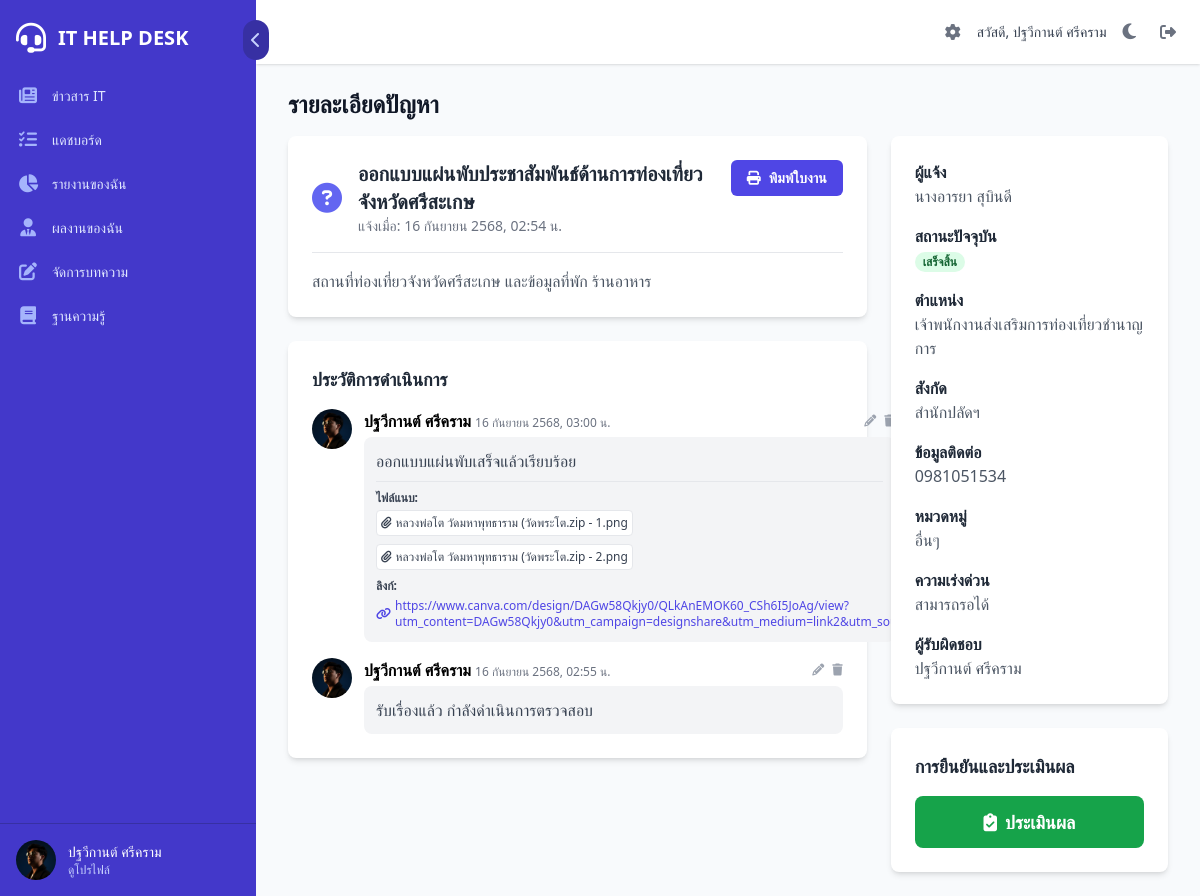
/issue_view.php?id=9 (signed in), run on the app's committed database.
### tables this page shows
CREATE TABLE `users` (
  `id` int(11) NOT NULL,
  `fullname` varchar(255) NOT NULL,
  `position` varchar(255) DEFAULT NULL,
  `department` varchar(255) DEFAULT NULL,
  `division` varchar(255) DEFAULT NULL,
  `phone` varchar(50) DEFAULT NULL,
  `line_id` varchar(100) DEFAULT NULL,
  `email` varchar(255) NOT NULL,
  `password` varchar(255) NOT NULL,
  `image_url` varchar(255) DEFAULT 'assets/images/user.png',
  `role` enum('user','it','admin') NOT NULL DEFAULT 'user',
  `created_at` timestamp NOT NULL DEFAULT current_timestamp()
);

CREATE TABLE `issues` (
  `id` int(11) NOT NULL,
  `user_id` int(11) DEFAULT NULL,
  `reporter_name` varchar(255) NOT NULL,
  `reporter_contact` varchar(255) NOT NULL,
  `reporter_position` varchar(255) DEFAULT NULL,
  `reporter_department` varchar(255) DEFAULT NULL,
  `division` varchar(255) DEFAULT NULL,
  `category` varchar(100) NOT NULL,
  `title` varchar(255) NOT NULL,
  `description` text NOT NULL,
  `urgency` enum('ด่วนมาก','ปกติ','สามารถรอได้') NOT NULL,
  `status` enum('pending','in_progress','done','cannot_resolve','awaiting_parts') NOT NULL DEFAULT 'pending',
  `assigned_to` int(11) DEFAULT NULL,
  `created_at` timestamp NOT NULL DEFAULT current_timestamp(),
  `updated_at` timestamp NOT NULL DEFAULT current_timestamp() ON UPDATE current_timestamp(),
  `completed_at` timestamp NULL DEFAULT NULL,
  `satisfaction_rating` int(1) DEFAULT NULL COMMENT 'คะแนนความพึงพอใจ 1-5',
  `signature_image` varchar(255) DEFAULT NULL COMMENT 'เส้นทางไฟล์รูปภาพลายเซ็น'
);

CREATE TABLE `comments` (
  `id` int(11) NOT NULL,
  `issue_id` int(11) NOT NULL,
  `user_id` int(11) NOT NULL,
  `comment_text` text NOT NULL,
  `attachment_link` varchar(255) DEFAULT NULL,
  `created_at` timestamp NOT NULL DEFAULT current_timestamp()
);

CREATE TABLE `comment_files` (
  `id` int(11) NOT NULL,
  `comment_id` int(11) NOT NULL,
  `file_name` varchar(255) NOT NULL,
  `file_path` varchar(255) NOT NULL
);

### issue_view.php (the view, shortened to what the rows shown need)
<?php
require_once 'includes/functions.php';
require_once 'includes/header.php';
$issue_id = isset($_GET['id']) ? (int)$_GET['id'] : 0;
$stmt = $conn->prepare("
    SELECT i.*, u.division as reporter_user_division
    FROM issues i
    LEFT JOIN users u ON i.user_id = u.id
    WHERE i.id = ?
");
$stmt->bind_param("i", $issue_id);
$stmt->execute();
$result = $stmt->get_result();
$issue = $result->fetch_assoc();
$is_admin = isset($_SESSION['role']) && $_SESSION['role'] === 'admin';
$comments = getIssueComments($issue_id, $conn);
$status_text_map = [
    'pending' => 'รอตรวจสอบ',
    'in_progress' => 'กำลังดำเนินการ',
    'done' => 'เสร็จสิ้น',
    'cannot_resolve' => 'ไม่สามารถดำเนินการเองได้',
    'awaiting_parts' => 'รอสั่งซื้ออุปกรณ์'
];
$status_color_map = [
    'pending' => 'bg-yellow-100 text-yellow-800',
    'in_progress' => 'bg-blue-100 text-blue-800',
    'done' => 'bg-green-100 text-green-800',
    'cannot_resolve' => 'bg-red-100 text-red-800',
    'awaiting_parts' => 'bg-purple-100 text-purple-800'
];
?>
<div class="grid grid-cols-1 lg:grid-cols-3 gap-6" x-data="{ selectedStatus: '<?php echo $issue['status']; ?>', isEditingReporter: false, editingCommentId: null, deleteCommentId: null, deleteCommentText: '', isEvaluationModalOpen: false, ai: { loading: false, suggestion: '', error: '' } }">
    <div class="lg:col-span-2 space-y-6">
        <div class="bg-white rounded-lg shadow-md p-6">
             <div class="flex justify-between items-start">
                <div class="flex items-center gap-4">
                    <div>
                        <h2 class="text-xl font-bold text-gray-800"><?php echo htmlspecialchars($issue['title']); ?></h2>
                        <p class="text-sm text-gray-500">แจ้งเมื่อ: <?php echo formatDate($issue['created_at']); ?></p>
                    </div>
                </div>
                <?php if (in_array($_SESSION['role'], ['it', 'admin'])): ?>
                <a href="work_order.php?id=<?php echo $issue['id']; ?>" target="_blank" class="flex-shrink-0 ml-4 px-4 py-2 bg-indigo-600 text-white text-sm font-semibold rounded-md hover:bg-indigo-700">
                </a>
                <?php endif; ?>
            </div>
            <p class="mt-4 text-gray-600 border-t pt-4"><?php echo nl2br(htmlspecialchars($issue['description'])); ?></p>
        </div>
        <div class="bg-white rounded-lg shadow-md p-6">
            <div class="space-y-4">
                <?php if (!empty($comments)): ?>
                    <?php foreach ($comments as $comment): ?>
                    <div class="flex items-start space-x-3">
                        <div class="flex-shrink-0">
                             <img class="h-10 w-10 rounded-full object-cover" src="<?php echo htmlspecialchars(get_user_avatar($comment['image_url'])); ?>" alt="Profile image of <?php echo htmlspecialchars($comment['fullname']); ?>">
                        </div>
                        <div class="w-full">
                            <div class="flex justify-between items-center">
                                <p><strong><?php echo htmlspecialchars($comment['fullname']); ?></strong>
                                   <span class="text-xs text-gray-500"><?php echo formatDate($comment['created_at']); ?></span>
                                </p>
                                <?php if ($is_admin || (isset($_SESSION['user_id']) && $_SESSION['user_id'] == $comment['user_id'])): ?>
                                <div class="flex items-center space-x-2 text-xs">
                                    <button @click="editingCommentId = <?php echo $comment['id']; ?>" class="text-gray-400 hover:text-indigo-600"><i class="fa-solid fa-pencil"></i></button>
                                    <button @click="deleteCommentId = <?php echo $comment['id']; ?>; deleteCommentText = '<?php echo htmlspecialchars(addslashes(substr($comment['comment_text'], 0, 50) . '...')); ?>';" class="text-gray-400 hover:text-red-600"><i class="fa-solid fa-trash"></i></button>
                                </div>
                                <?php endif; ?>
                            </div>
                            <div x-show="editingCommentId !== <?php echo $comment['id']; ?>" class="text-gray-700 bg-gray-100 p-3 rounded-lg mt-1">
                                <p><?php echo nl2br(htmlspecialchars($comment['comment_text'])); ?></p>
                                <?php if (!empty($comment['files']) || !empty($comment['attachment_link'])): ?>
                                <div class="mt-2 pt-2 border-t border-gray-200 space-y-2">
                                    <?php if (!empty($comment['files'])): ?>
                                    <div>
                                        <p class="text-xs font-semibold mb-1">ไฟล์แนบ:</p>
                                        <div class="flex flex-wrap gap-2">
                                            <?php foreach($comment['files'] as $file): ?>
                                            <a href="<?php echo htmlspecialchars($file['file_path']); ?>" target="_blank" class="text-xs flex items-center bg-white p-1 rounded border hover:bg-gray-50">
                                                <i class="fa-solid fa-paperclip mr-1"></i> <?php echo htmlspecialchars($file['file_name']); ?>
                                            </a>
                                            <?php endforeach; ?>
                                        </div>
                                    </div>
                                    <?php endif; ?>
                                    <?php if (!empty($comment['attachment_link'])): ?>
                                    <div>
                                        <p class="text-xs font-semibold mb-1">ลิงก์:</p>
                                        <a href="<?php echo htmlspecialchars($comment['attachment_link']); ?>" target="_blank" class="text-xs text-indigo-600 hover:underline flex items-center">
                                            <i class="fa-solid fa-link mr-1"></i><?php echo htmlspecialchars($comment['attachment_link']); ?>
                                        </a>
                                    </div>
                                    <?php endif; ?>
                                </div>
                                <?php endif; ?>
                            </div>
                        </div>
                    </div>
                    <?php endforeach; ?>
                <?php else: ?>
                    <p class="text-gray-500">ยังไม่มีการดำเนินการ</p>
                <?php endif; ?>
            </div>
        </div>
    </div>
    <div class="lg:sticky top-24 space-y-6 self-start">
        <div class="bg-white rounded-lg shadow-md p-6">
             <div x-show="!isEditingReporter" class="space-y-4">
                <div>
                    <div class="flex justify-between items-center">
                        <h3 class="font-semibold text-gray-800">ผู้แจ้ง</h3>
                    </div>
                    <p class="text-gray-600"><?php echo htmlspecialchars($issue['reporter_name']); ?></p>
                </div>
                 <div><h3 class="font-semibold text-gray-800">สถานะปัจจุบัน</h3><span class="mt-1 inline-block px-2 text-xs leading-5 font-semibold rounded-full <?php echo $status_color_map[$issue['status']] ?? ''; ?>"><?php echo $status_text_map[$issue['status']] ?? htmlspecialchars($issue['status']); ?></span></div>
                <?php if ($issue['reporter_position']): ?><div><h3 class="font-semibold text-gray-800">ตำแหน่ง</h3><p class="text-gray-600"><?php echo htmlspecialchars($issue['reporter_position']); ?></p></div><?php endif; ?>
                <?php if ($issue['reporter_department']): ?><div><h3 class="font-semibold text-gray-800">สังกัด</h3><p class="text-gray-600"><?php echo htmlspecialchars($issue['reporter_department']); ?></p></div><?php endif; ?>
                <?php if ($issue['reporter_contact']): ?><div><h3 class="font-semibold text-gray-800">ข้อมูลติดต่อ</h3><p class="text-gray-600"><?php echo htmlspecialchars($issue['reporter_contact']); ?></p></div><?php endif; ?>
                <div><h3 class="font-semibold text-gray-800">หมวดหมู่</h3><p class="text-gray-600"><?php echo htmlspecialchars($issue['category']); ?></p></div>
                <div><h3 class="font-semibold text-gray-800">ความเร่งด่วน</h3><p class="text-gray-600"><?php echo htmlspecialchars($issue['urgency']); ?></p></div>
                <div><h3 class="font-semibold text-gray-800">ผู้รับผิดชอบ</h3><p class="text-gray-600"><?php echo getUserNameById($issue['assigned_to'], $conn); ?></p></div>
            </div>
        </div>
    </div>
</div>

### includes/sidebar_content.php (shortened to what the rows shown need)
<div class="flex-shrink-0 flex border-t border-indigo-800 p-4" :class="isSidebarCollapsed ? 'justify-center' : ''">
    <a href="profile.php" class="flex-shrink-0 w-full group block">
        <div class="flex items-center" :class="isSidebarCollapsed ? 'justify-center' : ''">
            <div>
                <img class="inline-block h-10 w-10 rounded-full object-cover"
                     src="<?php echo htmlspecialchars(get_user_avatar($user_data['image_url'] ?? null)); ?>" alt="User Avatar">
            </div>
        </div>
    </a>
</div>

### data on the page
users: image_url (picture)
issues: title "ออกแบบแผ่นพับประชาสัมพันธ์ด้านการท่องเที่ยวจังหวัดศรีสะเกษ", created_at "16 กันยายน 2568, 02:54 น.", description "สถานที่ท่องเที่ยวจังหวัดศรีสะเกษ และข้อมูลที่พัก ร้านอาหาร", reporter_name "นางอารยา สุบินดี", status "เสร็จสิ้น", reporter_position "เจ้าพนักงานส่งเสริมการท่องเที่ยวชำนาญการ", reporter_department "สำนักปลัดฯ", reporter_contact "0981051534", category "อื่นๆ", urgency "สามารถรอได้", assigned_to.fullname "ปฐวีกานต์ ศรีคราม"
comments: user.image_url (picture), user.fullname "ปฐวีกานต์ ศรีคราม", created_at "16 กันยายน 2568, 03:00 น.", comment_text "ออกแบบแผ่นพับเสร็จแล้วเรียบร้อย", attachment_link "https://www.canva.com/design/DAGw58Qkjy0/QLkAnEMOK60_CSh6I5JoAg/view?utm_content=DAGw58Qkjy0&utm_campaign=designshare&utm_medium=link2&utm_source=uniquelinks&utlId=h7e87e4fb9f"
comment_files: file_name "หลวงพ่อโต วัดมหาพุทธาราม (วัดพระโต.zip - 1.png"
comment_files: file_name "หลวงพ่อโต วัดมหาพุทธาราม (วัดพระโต.zip - 2.png"
comments: user.image_url (picture), user.fullname "ปฐวีกานต์ ศรีคราม", created_at "16 กันยายน 2568, 02:55 น.", comment_text "รับเรื่องแล้ว กำลังดำเนินการตรวจสอบ"

### other printed values
$item['title'] "ข่าวสาร IT"
$item['title'] "แดชบอร์ด"
$item['title'] "รายงานของฉัน"
$item['title'] "ผลงานของฉัน"
$item['title'] "จัดการบทความ"
$item['title'] "ฐานความรู้"
$_SESSION['fullname'] "ปฐวีกานต์ ศรีคราม"
$page_title "รายละเอียดปัญหา"
